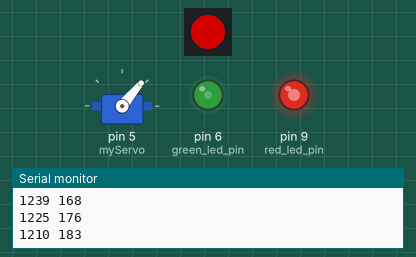
The sketch below on a simulated Arduino Uno, built with avr-gcc and run on an emulated ATmega328P. Shown: servo, 1 RGB LEDs in strip order, left to right, output pins drawn as LEDs (lit = HIGH), the last lines printed to the serial monitor. Dim RGB values are drawn brighter than linear.

Above: at 0.15 s.
At 4.98 s:
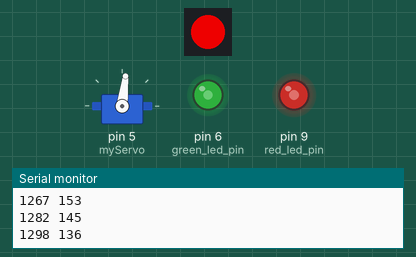
At 9.98 s:
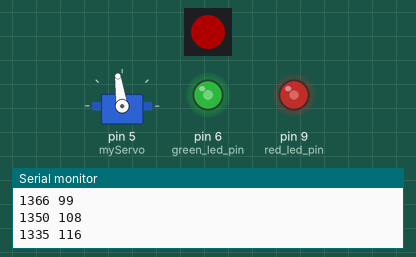
At 20.64 s:
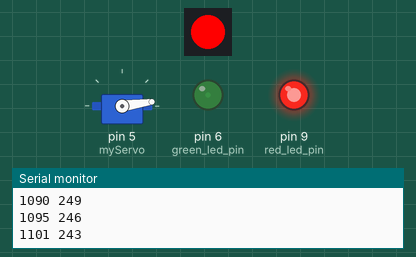
At 29.3 s:
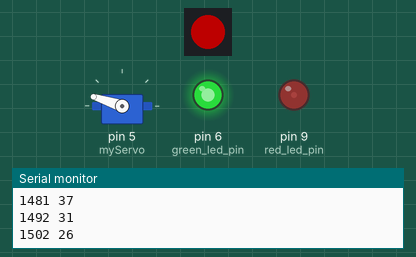
At 39.65 s:
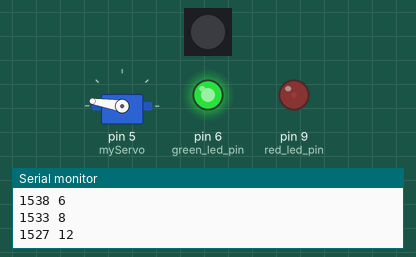
Timing chart, 0 to 40.0 s (numbered marks = the images above):
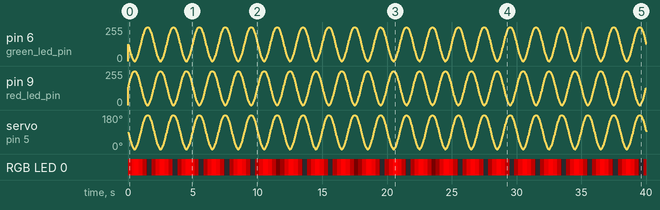

Measured:
- by itself, RGB LED 0: off → RGB(127, 0, 0) at 0.00 s, → RGB(228, 0, 0) 0.31 s later, → RGB(254, 0, 0) 0.17 s later, → RGB(197, 0, 0) 0.36 s later, … (147 changes in this stretch)

The sketch:

PhonoSonicServoAndLED.ino
```cpp
#include <Adafruit_NeoPixel_ZeroDMA.h>

Adafruit_NeoPixel_ZeroDMA strip(1, 23, NEO_GRB);

#include <Servo.h>
Servo myServo;


const uint16_t minMicros = 1080;

const uint16_t maxMicros = 1550;
const uint16_t lowMicros = minMicros
                           + (maxMicros - minMicros) / 3;
const uint16_t highMicros = minMicros
                            + 2 * (maxMicros - minMicros) / 3;


void setup() {
  myServo.attach(5, minMicros, maxMicros);
  myServo.writeMicroseconds(1500);
  Serial.begin(115200);
  while (!Serial) delay(10);
  Serial.println("Starting");
  strip.begin();
  strip.show();

}


int millisecondsPerWave = 2000;
float amplitude = 1.0;
float twoPi = 6.2831853072;

// depth should be 0...1, with 1 being maximum depth
int getPulseLength(float depth) {
  return (int)(maxMicros - (maxMicros-minMicros)*depth);
}

  const uint8_t red_led_pin = 9;
const uint8_t yellow_led_pin = 10;
const uint8_t green_led_pin = 6;

void loop() {

  float radians = ((float)millis() / millisecondsPerWave) * twoPi;
  float depth = (sin(radians)+1)*amplitude/2;
  int pulselen = constrain(getPulseLength(depth), minMicros, maxMicros);
  Serial.print(pulselen);
  Serial.print(" ");
  Serial.println((int)(255*depth));
  myServo.writeMicroseconds(pulselen);
  analogWrite(red_led_pin, 255*depth);
analogWrite(green_led_pin, 255-255*depth);

  strip.setPixelColor(0, 255*depth, 0, 0);
  strip.show();
  delay(20);
}

//void loop() {
//  return;
//  Serial.println(millis());
//  myServo.writeMicroseconds(maxMicros);
//  strip.setPixelColor(0, 255, 0, 0);
//  strip.show();
//  delay(500);
//  myServo.writeMicroseconds(highMicros);
//
//  strip.setPixelColor(0, 0, 255, 0);
//  strip.show();
//  delay(500);
//  myServo.writeMicroseconds(lowMicros);
//  strip.setPixelColor(0, 0, 0, 255);
//  strip.show();
//  delay(500);
//  myServo.writeMicroseconds(minMicros);
//
//  strip.setPixelColor(0, 0, 0, 0);
//  strip.show();
//  delay(500);
//
//}
```
